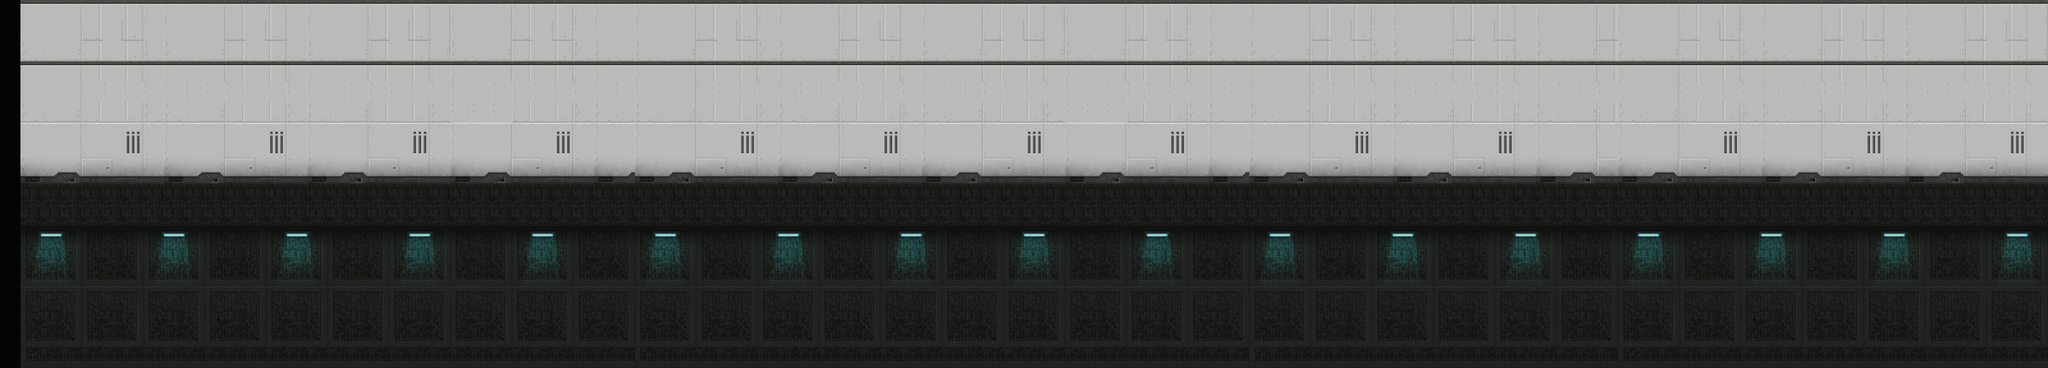

Below is a game level as drawn by its tile map, then a one-line description and the .tmx file that defines it, in full:
An orthogonal 100x18 tile map with 32x32 px tiles, 1 tile layer (ParallaxBg).

<map version="1.0" orientation="orthogonal" renderorder="right-down" width="100" height="18" tilewidth="32" tileheight="32" nextobjectid="1">
 <tileset firstgid="1" name="scifi_platformTiles_32x32" tilewidth="32" tileheight="32" tilecount="805" columns="35">
  <image source="___imagens_tmp/scifi_platformTiles_32x32.png" width="1120" height="736" />
 </tileset>
 <layer name="ParallaxBg" width="100" height="18">
  <data encoding="csv">
292,246,247,248,249,250,251,246,246,247,248,249,250,251,247,246,247,248,249,250,251,248,246,247,248,249,250,251,246,246,247,246,247,248,249,250,251,246,246,247,248,249,250,251,247,246,247,248,249,250,251,248,246,247,248,249,250,251,246,246,247,246,247,248,249,250,251,246,246,247,248,249,250,251,247,246,247,248,249,246,247,248,249,250,251,246,246,247,248,249,250,251,247,246,247,248,249,250,251,248,
292,281,282,283,319,283,321,281,281,282,283,319,283,321,282,281,282,283,319,283,321,283,281,282,283,319,283,321,281,281,282,281,282,283,319,283,321,281,281,282,283,319,283,321,282,281,282,283,319,283,321,283,281,282,283,319,283,321,281,281,282,281,282,283,319,283,321,281,281,282,283,319,283,321,282,281,282,283,319,281,282,283,319,283,321,281,281,282,283,319,283,321,282,281,282,283,319,283,321,283,
292,316,317,318,319,320,321,316,316,317,318,319,320,321,317,316,317,318,319,320,321,318,316,317,318,319,320,321,316,316,317,316,317,318,319,320,321,316,316,317,318,319,320,321,317,316,317,318,319,320,321,318,316,317,318,319,320,321,316,316,317,316,317,318,319,320,321,316,316,317,318,319,320,321,317,316,317,318,319,316,317,318,319,320,321,316,316,317,318,319,320,321,317,316,317,318,319,320,321,318,
292,246,247,248,249,250,251,252,246,247,248,249,250,251,252,246,247,248,249,250,251,252,246,247,248,249,250,251,252,246,247,246,247,248,249,250,251,252,246,247,248,249,250,251,252,246,247,248,249,250,251,252,246,247,248,249,250,251,252,246,247,246,247,248,249,250,251,252,246,247,248,249,250,251,252,246,247,248,249,246,247,248,249,250,251,252,246,247,248,249,250,251,252,246,247,248,249,250,251,252,
292,281,282,283,287,287,287,287,287,287,287,287,287,287,287,287,287,287,287,287,287,287,287,282,287,287,287,287,287,287,287,281,282,283,287,287,287,287,287,287,287,287,287,287,287,287,287,287,287,287,287,287,287,282,287,287,287,287,287,287,287,281,282,283,287,287,287,287,287,287,287,287,287,287,287,287,287,287,287,281,282,283,287,287,287,287,287,287,287,287,287,287,287,287,287,287,287,287,287,287,
292,316,317,318,319,320,321,322,316,317,318,319,320,321,322,316,317,318,319,320,321,322,287,287,287,319,320,321,322,316,317,316,317,318,319,320,321,322,316,317,318,319,320,321,322,316,317,318,319,320,321,322,287,287,287,319,320,321,322,316,317,316,317,318,319,320,321,322,316,317,318,319,320,321,322,316,317,318,319,316,317,318,319,320,321,322,316,317,318,319,320,321,322,316,317,318,319,320,321,322,
292,351,352,353,354,355,356,357,351,352,353,354,355,356,357,351,352,353,354,355,356,357,351,352,353,354,355,356,357,351,352,351,352,353,354,355,356,357,351,352,353,354,355,356,357,351,352,353,354,355,356,357,351,352,353,354,355,356,357,351,352,351,352,353,354,355,356,357,351,352,353,354,355,356,357,351,352,353,354,351,352,353,354,355,356,357,351,352,353,354,355,356,357,351,352,353,354,355,356,357,
292,386,387,388,389,390,391,392,386,387,388,389,390,391,392,386,387,388,389,390,391,392,386,387,388,389,390,391,392,386,387,386,387,388,389,390,391,392,386,387,388,389,390,391,392,386,387,388,389,390,391,392,386,387,388,389,390,391,392,386,387,386,387,388,389,390,391,392,386,387,388,389,390,391,392,386,387,388,389,386,387,388,389,390,391,392,386,387,388,389,390,391,392,386,387,388,389,390,391,392,
292,421,422,423,424,425,426,427,421,422,423,424,425,426,427,421,422,423,424,425,426,427,421,422,423,424,425,426,427,421,422,421,422,423,424,425,426,427,421,422,423,424,425,426,427,421,422,423,424,425,426,427,421,422,423,424,425,426,427,421,422,421,422,423,424,425,426,427,421,422,423,424,425,426,427,421,422,423,424,421,422,423,424,425,426,427,421,422,423,424,425,426,427,421,422,423,424,425,426,427,
292,600,600,600,600,600,600,600,600,600,600,600,600,600,600,600,600,600,600,600,600,600,600,600,600,600,600,600,600,708,708,600,600,600,600,600,600,600,600,600,600,600,600,600,600,600,600,600,600,600,600,600,600,600,600,600,600,600,600,708,708,600,600,600,600,600,600,600,600,600,600,600,600,600,600,600,600,600,600,600,600,600,600,600,600,600,600,600,600,600,600,600,600,600,600,600,600,600,600,600,
292,600,600,600,600,600,600,600,600,600,600,600,600,600,600,600,600,600,600,600,600,600,600,600,600,600,600,600,600,600,600,600,600,600,600,600,600,600,600,600,600,600,600,600,600,600,600,600,600,600,600,600,600,600,600,600,600,600,600,600,600,600,600,600,600,600,600,600,600,600,600,600,600,600,600,600,600,600,600,600,600,600,600,600,600,600,600,600,600,600,600,600,600,600,600,600,600,600,600,600,
292,561,562,563,564,565,566,567,568,569,570,571,572,561,562,563,564,565,566,567,568,569,570,571,572,561,562,563,564,565,566,561,562,563,564,565,566,567,568,569,570,571,572,561,562,563,564,565,566,567,568,569,570,571,572,561,562,563,564,565,566,561,562,563,564,565,566,567,568,569,570,571,572,561,562,563,564,565,566,561,562,563,564,565,566,567,568,569,570,571,572,561,562,563,564,565,566,567,568,569,
292,596,597,598,599,600,601,602,603,604,605,606,607,596,597,598,599,600,601,602,603,604,605,606,607,596,597,598,599,600,601,596,597,598,599,600,601,602,603,604,605,606,607,596,597,598,599,600,601,602,603,604,605,606,607,596,597,598,599,600,601,596,597,598,599,600,601,602,603,604,605,606,607,596,597,598,599,600,601,596,597,598,599,600,601,602,603,604,605,606,607,596,597,598,599,600,601,602,603,604,
292,631,632,633,634,635,636,637,638,639,640,641,642,631,632,633,634,635,636,637,638,639,640,641,642,631,632,633,634,635,636,631,632,633,634,635,636,637,638,639,640,641,642,631,632,633,634,635,636,637,638,639,640,641,642,631,632,633,634,635,636,631,632,633,634,635,636,637,638,639,640,641,642,631,632,633,634,635,636,631,632,633,634,635,636,637,638,639,640,641,642,631,632,633,634,635,636,637,638,639,
292,666,667,668,669,670,671,672,673,674,672,673,674,666,667,668,669,670,671,672,673,674,672,673,674,672,673,674,672,673,674,666,667,668,669,670,671,672,673,674,672,673,674,666,667,668,669,670,671,672,673,674,672,673,674,672,673,674,672,673,674,666,667,668,669,670,671,672,673,674,672,673,674,666,667,668,669,670,671,666,667,668,669,670,671,672,673,674,672,673,674,666,667,668,669,670,671,672,673,674,
292,701,702,703,704,705,706,707,708,709,704,705,706,701,702,703,704,705,706,707,708,709,704,705,706,707,708,709,707,708,709,701,702,703,704,705,706,707,708,709,704,705,706,701,702,703,704,705,706,707,708,709,704,705,706,707,708,709,707,708,709,701,702,703,704,705,706,707,708,709,704,705,706,701,702,703,704,705,706,701,702,703,704,705,706,707,708,709,704,705,706,701,702,703,704,705,706,707,708,709,
292,736,737,738,739,740,741,742,743,744,739,740,741,736,737,738,739,740,741,742,743,744,739,740,741,742,743,744,742,743,744,736,737,738,739,740,741,742,743,744,739,740,741,736,737,738,739,740,741,742,743,744,739,740,741,742,743,744,742,743,744,736,737,738,739,740,741,742,743,744,739,740,741,736,737,738,739,740,741,736,737,738,739,740,741,742,743,744,739,740,741,736,737,738,739,740,741,742,743,744,
292,742,743,743,743,743,743,743,743,743,743,743,743,743,743,743,743,743,743,743,743,743,743,743,743,743,743,743,743,743,743,742,743,743,743,743,743,743,743,743,743,743,743,743,743,743,743,743,743,743,743,743,743,743,743,743,743,743,743,743,743,742,743,743,743,743,743,743,743,743,743,743,743,743,743,743,743,743,743,742,743,743,743,743,743,743,743,743,743,743,743,743,743,743,743,743,743,743,743,743
</data>
 </layer>
</map>
